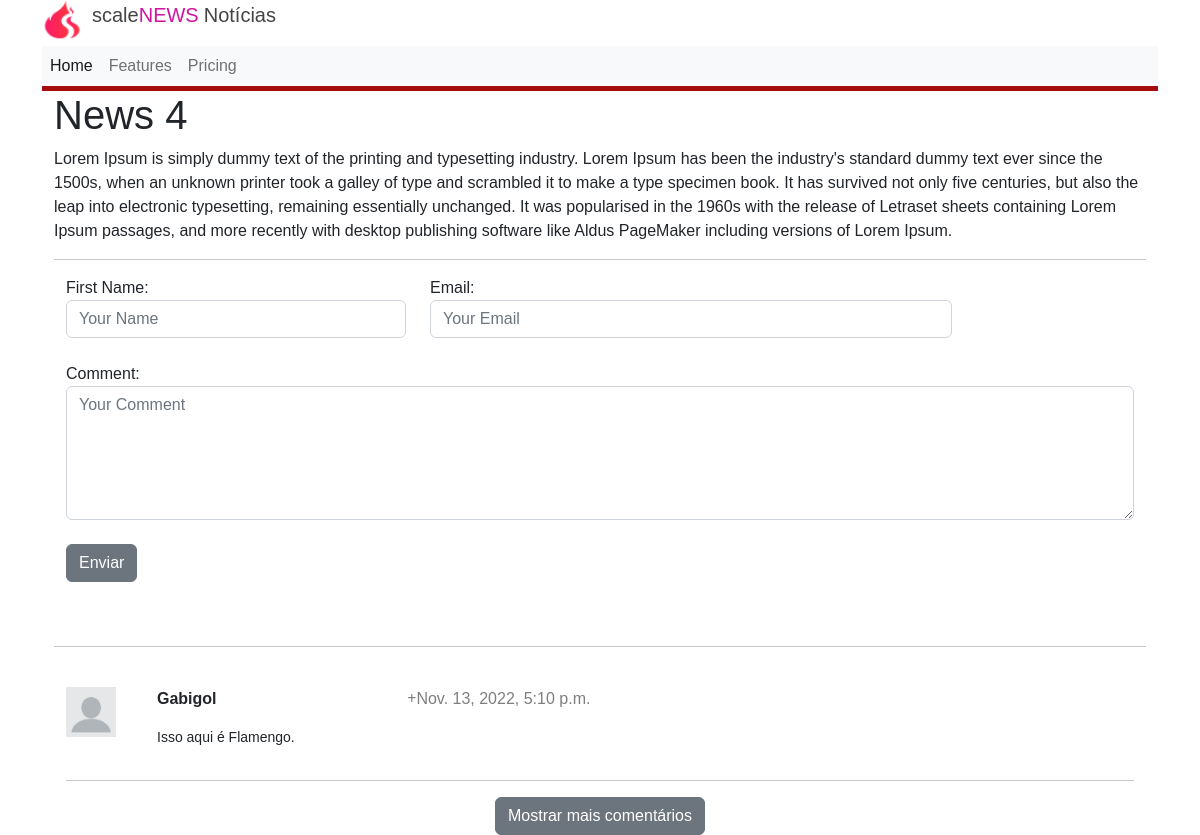
Screenshot of /detailed/4 with the database file from the repository.
### portal_noticias/models.py (models this page shows, shortened)
class Noticia(models.Model):
    title = models.CharField(max_length=255)
    description = models.TextField()
    created_at = models.DateTimeField(auto_now_add=True)
    updated_at = models.DateTimeField(auto_now=True)

class Comentario(models.Model):
    name = models.CharField(max_length=255)
    email = models.CharField(max_length=255)
    comment = models.TextField()
    noticia = models.ForeignKey(Noticia, null=False, on_delete=models.CASCADE)
    created_at = models.DateTimeField(auto_now_add=True)
    updated_at = models.DateTimeField(auto_now=True)

### portal_noticias/views.py (the view)
# urls.py: path("detailed/<int:id>", views.detailedNews, name='detailed-news'),
def detailedNews(request, id):
    news = get_object_or_404(Noticia, pk=id)
    list_comments = Comentario.objects.filter(noticia=id).order_by('-created_at')[:10]
    return render(request, 'home/news.html', {'news': news, 'list_comments': list_comments})

### portal_noticias/templates/home/news.html (shortened to what this page needs)
{% extends 'base.html'%}
{% load static %}
{% block content %}
<div class="container">
    <h1>{{news.title}}</h1>
    <div>{{news.description}}</div>
    <hr/>
    <form id="form-comment" onsubmit="return false">
        <div class="container">
            <div class="row">
                <div class="col-4">
                    <label for="name">First Name:</label>
                    <input class="form-control" type="text" id="name" name="name" placeholder="Your Name" required><br/>
                </div>
                <div class="col-6">
                    <label for="email">Email:</label>
                    <input class="form-control" type="text" id="email" name="email" placeholder="Your Email" required><br/>
                </div>
                <div class="col-12">
                    <label for="comment">Comment:</label><br/>
                    <textarea class="form-control" id="comment" name="comment" placeholder="Your Comment" rows="5" cols="80" required></textarea><br/>
                </div>
            </div>
            <button type="button" class="btn btn-secondary" value="Submit" id="btn-insert">Enviar</button>
        </div>
    </form>
    <br/>
    <br/>
    <hr/>
    <br/>
    <div class="container" id="list-comments">
        {% for comment in list_comments %}
        <div class="row">
            <div class="col-1"><img src="{% static 'assets/user.png' %}" width="50px"></div>
            <div class="col-11">
            <div class="row">
                <div class="col-3 comment-name"><p>{{comment.name}}</p></div>
                <div class="col-4 comment-date"><span><i class="fas fa-plus"></i>{{comment.created_at}}</span></div>
                <div class="col-12 comment-comment"><p>{{comment.comment}}</p></div>
            </div>
            </div>
        </div>
        <hr/>
        {% endfor %}
    </div>
    <div class="row">
        <div class="col-12 d-flex justify-content-center">
            <button class="btn btn-secondary" id="btn-loadComments">Mostrar mais comentários</button>
        </div>
    </div>
</div>
{% endblock %}

### portal_noticias/static/css/style.css (style rules this page uses)
body { font-family: Calibri, 'Gill Sans', 'Gill Sans MT', 'Trebuchet MS', sans-serif; }
.comment-name { font-weight: bold; }
.comment-date { color: rgb(126, 126, 126); }
.comment-comment { font-size: 14px; }

### rows the page displays
Noticia: title "News 4", description "Lorem Ipsum is simply dummy text of the printing and typesetting industry. Lorem Ipsum has been the industry's standard dummy text ever since the 1500s, when an unknown printer took a galley of type and scrambled it to make a type specimen book. It has survived not only five centuries, but also the leap into electronic typesetting, remaining essentially unchanged. It was popularised in the 1960s with the release of Letraset sheets containing Lorem Ipsum passages, and more recently with desktop publishing software like Aldus PageMaker including versions of Lorem Ipsum."
Comentario: name "Gabigol", created_at "Nov. 13, 2022, 5:10 p.m.", comment "Isso aqui é Flamengo."
